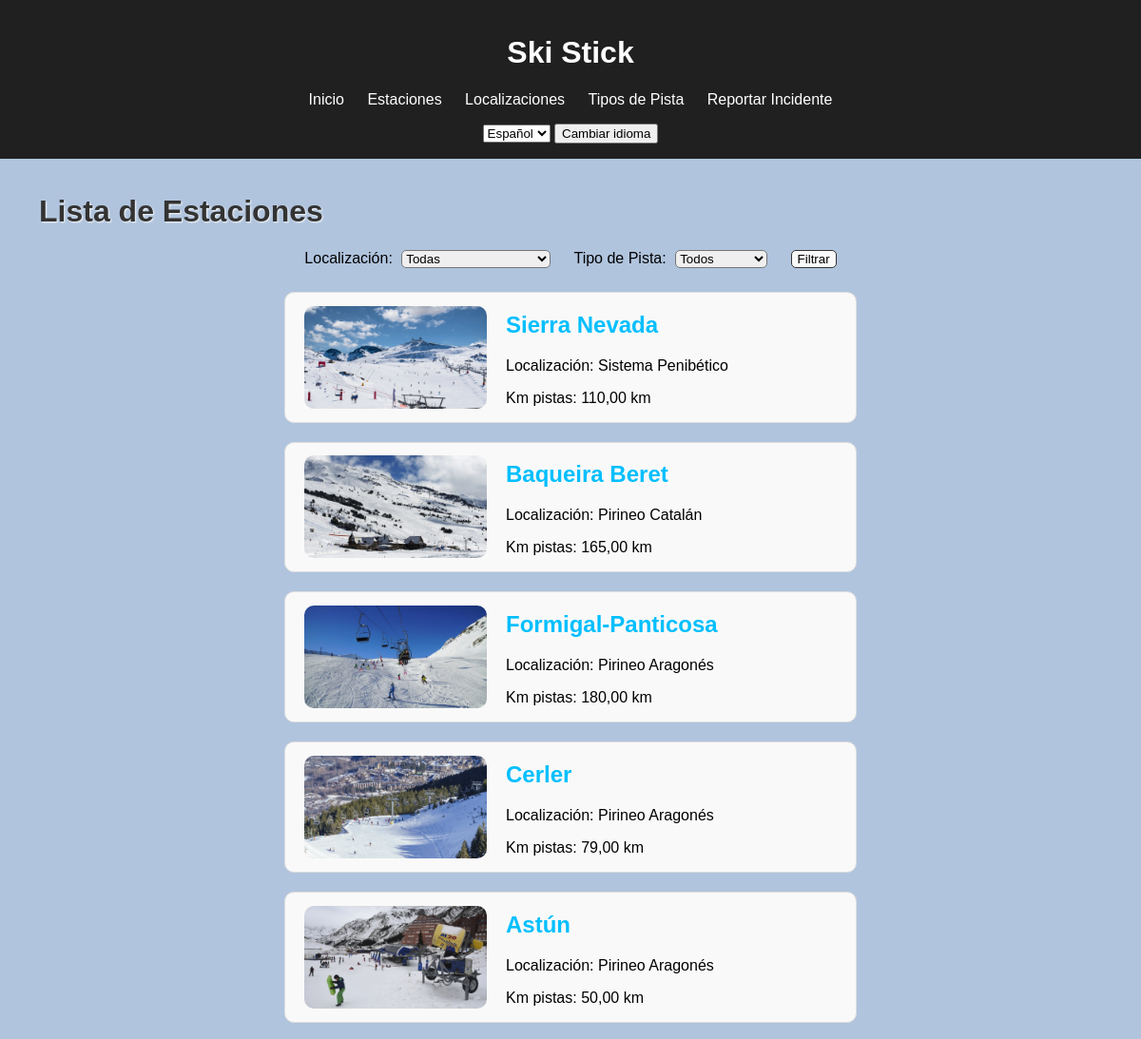
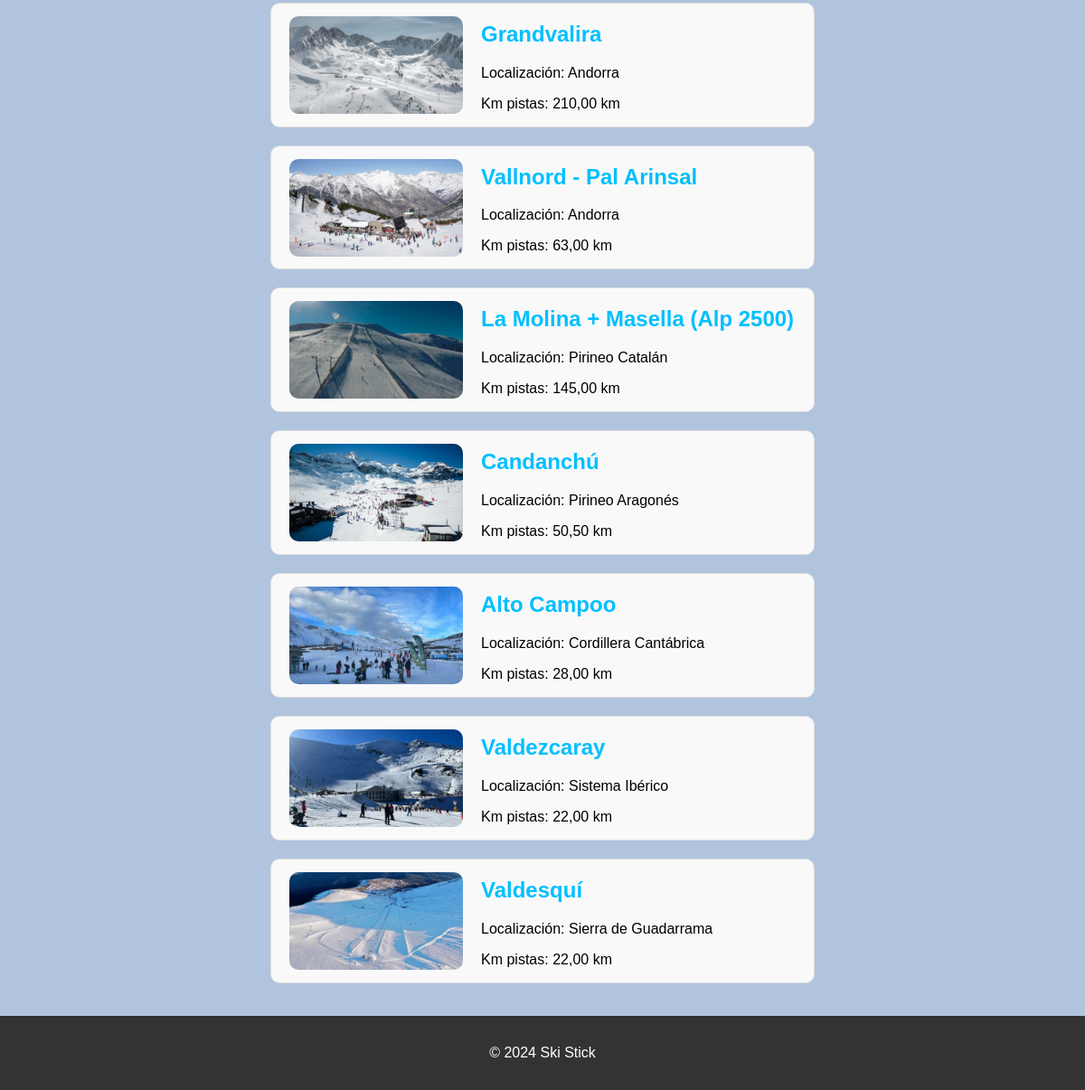
The page /estaciones/ on the database its author committed (2 pictures, top to bottom).
### appSkiStick/models.py (models this page shows, shortened)
class Estacion(models.Model):
    nombre = models.CharField(max_length=100, verbose_name=_("Nombre"))
    localizacion = models.ForeignKey(
        Localizacion,
        on_delete=models.CASCADE,
        related_name="estaciones",
        verbose_name=_("Localización"),
    )
    km_pistas = models.DecimalField(
        max_digits=5,
        decimal_places=2,
        help_text=_("Longitud total esquiable en kilómetros"),
        verbose_name=_("Kilómetros Esquiables"),
    )
    descripcion = models.TextField(blank=True, null=True, verbose_name=_("Descripción"))
    tipos_pista = models.ManyToManyField(
        TipoDePista,
        through='EstacionTipoDePista',
        related_name="estaciones",
        verbose_name=_("Tipos de Pista"),
    )
    imagen = models.ImageField(
        upload_to='estaciones/', blank=True, null=True, verbose_name=_("Imagen")
    )
    imagen_plano = models.ImageField(
        upload_to='estaciones/', blank=True, null=True, verbose_name=_("Plano de las Pistas")
    )

class Localizacion(models.Model):
    nombre = models.CharField(max_length=100, unique=True, verbose_name=_("Nombre"))
    descripcion = models.TextField(blank=True, null=True, verbose_name=_("Descripción"))
    latitud = models.FloatField(null=True, blank=True, verbose_name=_("Latitud"))
    longitud = models.FloatField(null=True, blank=True, verbose_name=_("Longitud"))
    imagen = models.ImageField(
        upload_to='localizacion/', blank=True, null=True, verbose_name=_("Imagen de la Localización")
    )
    def __str__(self):
        return self.nombre

### appSkiStick/views.py (the view)
# urls.py: path('estaciones/', EstacionListView.as_view(), name='estacion_list'),
class EstacionListView(ListView):
    model = Estacion
    template_name = "estacion_list.html"
    context_object_name = "estaciones"
    def get_queryset(self):
        queryset = Estacion.objects.all()
        localizacion_id = self.request.GET.get("localizacion")
        tipo_de_pista_id = self.request.GET.get("tipo_de_pista")
        if localizacion_id:
            queryset = queryset.filter(localizacion_id=localizacion_id)
        if tipo_de_pista_id:
            estaciones_con_tipo = EstacionTipoDePista.objects.filter(
                tipo_de_pista_id=tipo_de_pista_id
            ).values_list('estacion_id', flat=True)
            queryset = queryset.filter(id__in=estaciones_con_tipo)
        return queryset
    def get_context_data(self, **kwargs):
        context = super().get_context_data(**kwargs)
        context['localizaciones'] = Localizacion.objects.all()
        context['tipos_de_pista'] = TipoDePista.objects.all()
        context['LANGUAGES'] = settings.LANGUAGES
        context['LANGUAGE_CODE'] = self.request.LANGUAGE_CODE
        return context

### appSkiStick/templates/estacion_list.html (shortened to what this page needs)
{% extends "base.html" %}
{% load i18n %}
{% block content %}
    <h1 class="estaciones-lista-titulo">{% trans "Lista de Estaciones" %}</h1>
    <div class="estaciones-lista">
        <form method="get" action="{% url 'estacion_list' %}">
            <label for="localizacion">{% trans "Localización:" %}</label>
            <select name="localizacion" id="localizacion">
                <option value="">{% trans "Todas" %}</option>
            </select>
            <label for="tipo_de_pista">{% trans "Tipo de Pista:" %}</label>
            <select name="tipo_de_pista" id="tipo_de_pista">
                <option value="">{% trans "Todos" %}</option>
            </select>
            <button type="submit">{% trans "Filtrar" %}</button>
        </form>
        {% for estacion in estaciones %}
            <div class="estacion-item">
                {% if estacion.imagen %}
                <img src="{{ estacion.imagen.url }}" alt="{{ estacion.nombre }}" class="estacion-imagen">
                {% endif %}
                <div class="estacion-info">
                    <h2><a href="{% url 'estacion_detail' estacion.pk %}">{{ estacion.nombre }}</a></h2>
                    <p>{% trans "Localización:" %} {{ estacion.localizacion }}</p>
                    <p>{% trans "Km pistas:" %} {{ estacion.km_pistas }} {% trans "km" %}</p>
                </div>
            </div>
        {% empty %}
            <p>{% trans "No se encontraron estaciones con los filtros seleccionados." %}</p>
        {% endfor %}
    </div>
{% endblock %}

### appSkiStick/templates/base.html (shortened to what this page needs)
{% load i18n %}
<!DOCTYPE html>
<html lang="{{ LANGUAGE_CODE }}">
<head>
    <link rel="stylesheet" href="https://unpkg.com/leaflet@1.9.3/dist/leaflet.css">
    {% load static %}
    <link rel="stylesheet" href="{% static 'css/styles.css' %}">
</head>
<body>
    <header>
        <h1><a href="{% url 'home' %}">{% trans 'Ski Stick' %}</a></h1>
        <nav>
            <ul>
                <li><a href="{% url 'home' %}">{% trans 'Inicio' %}</a></li>
                <li><a href="{% url 'estacion_list' %}">{% trans 'Estaciones' %}</a></li>
                <li><a href="{% url 'localizacion_list' %}">{% trans 'Localizaciones' %}</a></li>
                <li><a href="{% url 'pista_list' %}">{% trans 'Tipos de Pista' %}</a></li>
                <li><a href="{% url 'incidente_form' %}">{% trans 'Reportar Incidente' %}</a></li>
            </ul>
        </nav>
        <form action="{% url 'set_language' %}" method="post">
            <select id="language-select" onchange="document.getElementById('language-hidden').value = this.value;">
                {% for lang in LANGUAGES %}
                <option value="{{ lang.0 }}" {% if lang.0 == LANGUAGE_CODE %}selected{% endif %}>
                    {{ lang.1 }}
                </option>
                {% endfor %}
            </select>
            <button type="submit">{% trans 'Cambiar idioma' %}</button>
        </form>
    </header>
    <main>
        {% block content %}{% endblock %}
    </main>
    <footer>
        <p>&copy; 2024 Ski Stick</p>
    </footer>
</body>
</html>

### appSkiStick/static/css/styles.css (style rules this page uses)
html, body { height: 100%; margin: 0; padding: 0; overflow-y: auto; }
body { font-family: Arial, sans-serif; margin: 0; padding: 0; background-color: lightsteelblue; }
header { background-color: #202020; color: #fff; padding: 1em; text-align: center; }
header h1 a { color: #fff; text-decoration: none; }
nav ul { list-style: none; padding: 0; }
nav ul li { display: inline; margin: 0 10px; }
nav ul li a { color: #fff; text-decoration: none; transition: color 0.3s ease; }
main { min-height: 100vh; padding: 1em; box-sizing: border-box; justify-content: center; }
footer { background-color: #333; color: #fff; text-align: center; padding: 1em; bottom: 0; }
.estaciones-lista-titulo { color: #333; text-shadow: 1px 1px 2px #f9f9f9; margin-left: 25px; }
.estaciones-lista { display: flex; flex-direction: column; align-items: center; }
.estaciones-lista form { margin-bottom: 25px; }
.estaciones-lista label { color: black; margin: 0px 0px; }
.estaciones-lista select { border-radius: 5px; margin: 0px 20px 0px 5px; text-transform: capitalize; }
.estaciones-lista form button { background-color: #f9f9f9; text-decoration: none; border: solid 1px #333; transition: background-color 0.3s ease, color 0.3s ease; cursor: pointer; border-radius: 5px; }
.estacion-item { display: flex; flex-direction: row; align-items: center; border: 1px solid #ddd; border-radius: 10px; background-color: #f9f9f9; margin-bottom: 20px; width: 50vw; }
.estacion-item img { border-radius: 10px; }
.estacion-imagen { height: 108px; width: 192px; border-radius: 10px; margin: 0px 20px; }
.estacion-info a { color: deepskyblue; text-decoration: none; }

### rows shown on the page
Estacion: imagen (picture), nombre "Sierra Nevada", localizacion "Sistema Penibético", km_pistas "110,00"
Estacion: imagen (picture), nombre "Baqueira Beret", localizacion "Pirineo Catalán", km_pistas "165,00"
Estacion: imagen (picture), nombre "Formigal-Panticosa", localizacion "Pirineo Aragonés", km_pistas "180,00"
Estacion: imagen (picture), nombre "Cerler", localizacion "Pirineo Aragonés", km_pistas "79,00"
Estacion: imagen (picture), nombre "Astún", localizacion "Pirineo Aragonés", km_pistas "50,00"
Estacion: imagen (picture), nombre "Grandvalira", localizacion "Andorra", km_pistas "210,00"
Estacion: imagen (picture), nombre "Vallnord - Pal Arinsal", localizacion "Andorra", km_pistas "63,00"
Estacion: imagen (picture), nombre "La Molina + Masella (Alp 2500)", localizacion "Pirineo Catalán", km_pistas "145,00"
Estacion: imagen (picture), nombre "Candanchú", localizacion "Pirineo Aragonés", km_pistas "50,50"
Estacion: imagen (picture), nombre "Alto Campoo", localizacion "Cordillera Cantábrica", km_pistas "28,00"
Estacion: imagen (picture), nombre "Valdezcaray", localizacion "Sistema Ibérico", km_pistas "22,00"
Estacion: imagen (picture), nombre "Valdesquí", localizacion "Sierra de Guadarrama", km_pistas "22,00"

### other values the page prints
form field value "Español"
